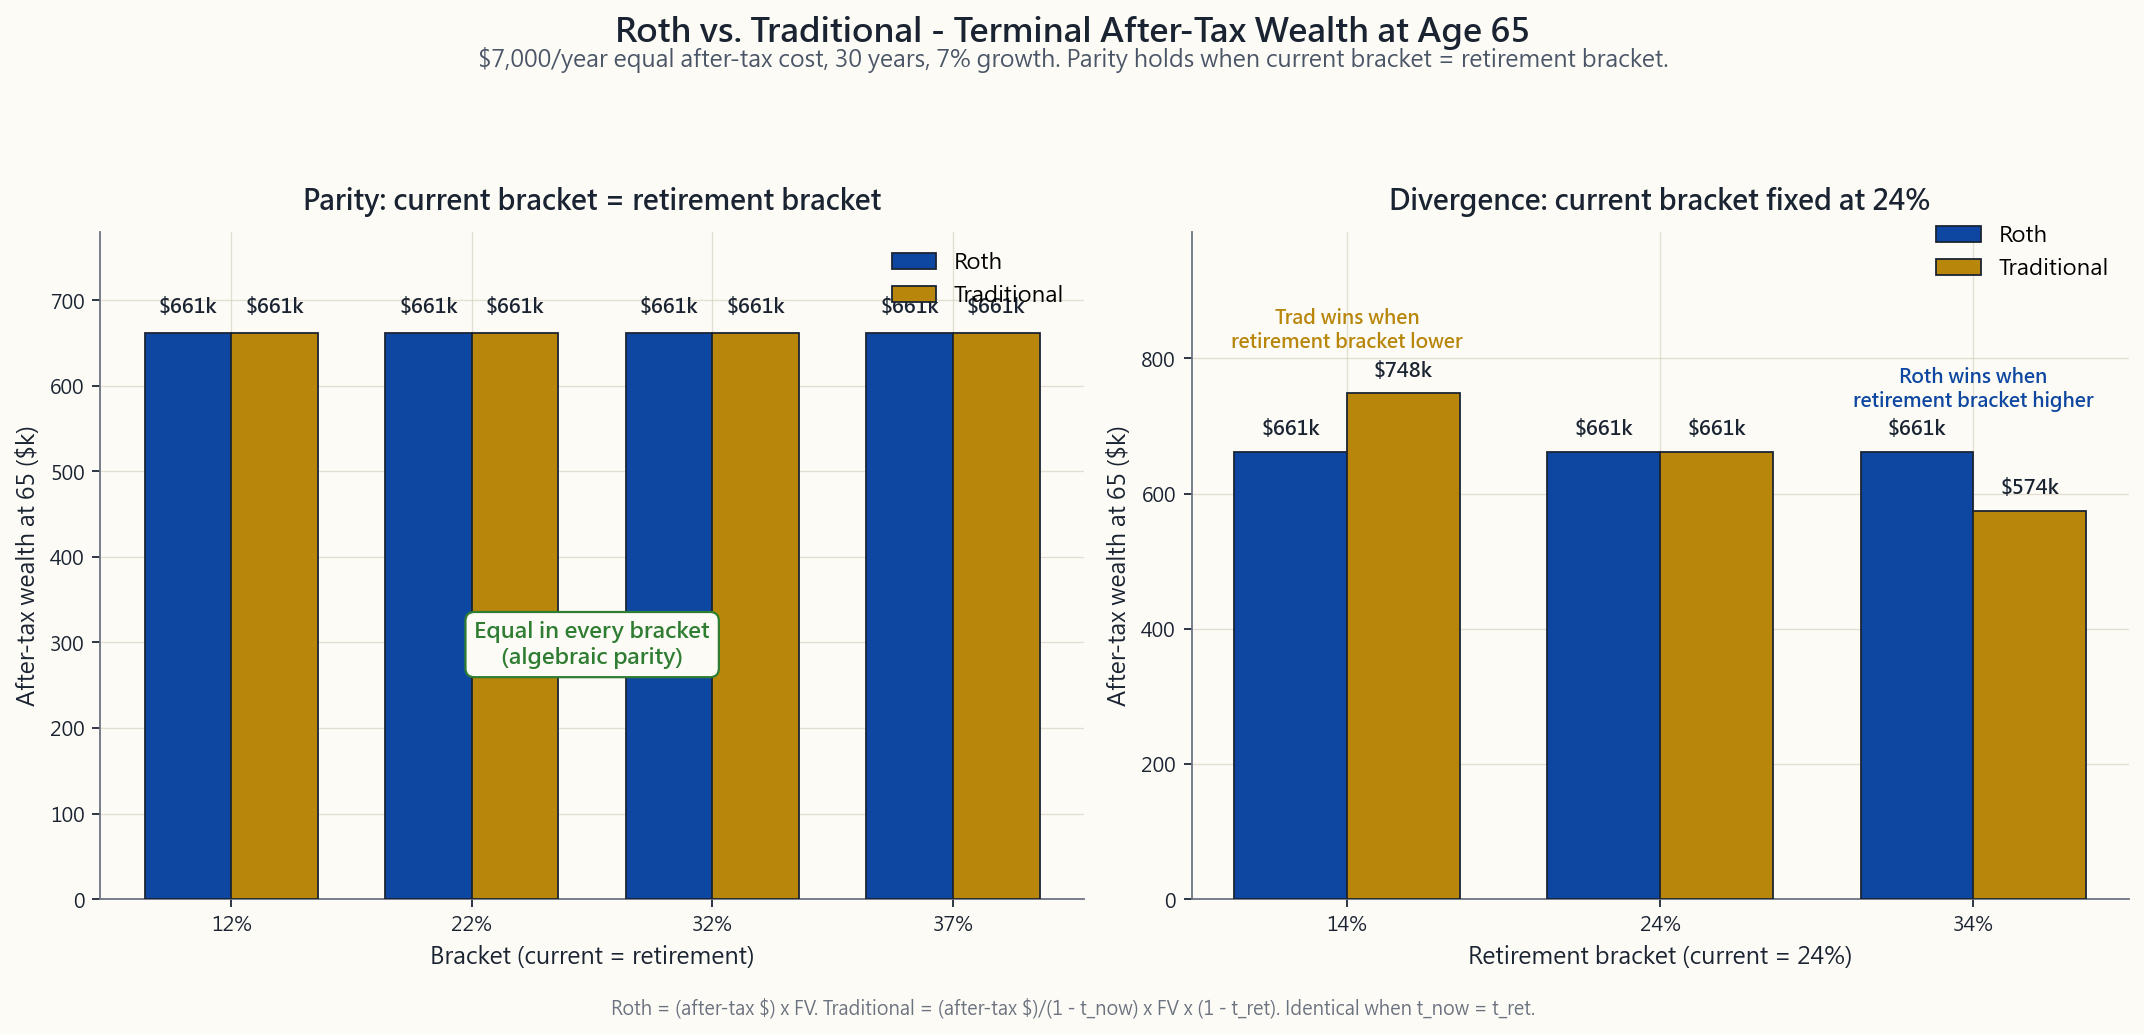

Write Python code to recreate this figure.
"""Side 11, §2.2 — Roth vs. Traditional terminal after-tax wealth.

Two-panel chart.

Left panel: Parity scenarios. For each of four current = retirement
bracket scenarios (12, 22, 32, 37%), compute the after-tax wealth at
age 65 from $7,000/year contributed for 30 years at 7% growth, on an
*equal-after-tax-cost* basis:

  Roth contribution (after tax)         = $7,000
  Trad contribution (pre-tax-equiv)     = $7,000 / (1 - t_now)
  Roth ending after-tax  = $7,000 * FV
  Trad ending after-tax  = $7,000 / (1 - t_now) * FV * (1 - t_ret)

When t_now == t_ret the two are algebraically identical -> equal bars.

Right panel: Divergence scenarios. Fix t_now = 24%; vary t_ret in
{14%, 24%, 34%}. Trad wins when t_ret < t_now, Roth wins when t_ret > t_now.

Run:
    uv run python course/image/side11_roth_vs_trad.py
"""

from __future__ import annotations
import sys
from pathlib import Path
import matplotlib.pyplot as plt
import numpy as np

sys.path.insert(0, str(Path(__file__).resolve().parents[1]))
from scripts.chart_helpers import (
    PALETTE_LIGHT, render_for_all_locales, style_axes, apply_cjk_font,
)

apply_cjk_font()
OUT_DIR = Path(__file__).parent
BASE = "side11_roth_vs_trad"

CONTRIB = 7000.0
YEARS = 30
GROWTH = 0.07
FV_FACTOR = ((1.0 + GROWTH) ** YEARS - 1.0) / GROWTH  # annuity FV factor


def roth_end(t_now):
    # $7,000 after-tax contributed each year, no tax at withdrawal.
    return CONTRIB * FV_FACTOR


def trad_end(t_now, t_ret):
    # Equal after-tax cost: contribute $7,000 / (1 - t_now) pre-tax.
    pretax_contrib = CONTRIB / (1.0 - t_now)
    fv = pretax_contrib * FV_FACTOR
    return fv * (1.0 - t_ret)


PARITY_BRACKETS = [0.12, 0.22, 0.32, 0.37]
DIV_T_NOW = 0.24
DIV_T_RETS = [0.14, 0.24, 0.34]

LANG_STRINGS = {
    "en": {
        "title":    "Roth vs. Traditional - Terminal After-Tax Wealth at Age 65",
        "subtitle": "$7,000/year equal after-tax cost, 30 years, 7% growth. Parity holds when current bracket = retirement bracket.",
        "left_title":  "Parity: current bracket = retirement bracket",
        "right_title": "Divergence: current bracket fixed at 24%",
        "xlabel_left":  "Bracket (current = retirement)",
        "xlabel_right": "Retirement bracket (current = 24%)",
        "ylabel":       "After-tax wealth at 65",
        "label_roth":  "Roth",
        "label_trad":  "Traditional",
        "annot_parity": "Equal in every bracket\n(algebraic parity)",
        "annot_trad_wins": "Trad wins when\nretirement bracket lower",
        "annot_roth_wins": "Roth wins when\nretirement bracket higher",
        "footer": "Roth = (after-tax $) x FV. Traditional = (after-tax $)/(1 - t_now) x FV x (1 - t_ret). Identical when t_now = t_ret.",
    },
    "hk": {
        "title":    "Roth vs 傳統 - 65 歲稅後終值",
        "subtitle": "每年 $7,000 等稅後成本,30 年 7% 增長。當前稅階 = 退休稅階時兩者完全相等。",
        "left_title":  "等同情境:當前稅階 = 退休稅階",
        "right_title": "差異情境:當前稅階固定 24%",
        "xlabel_left":  "稅階(當前 = 退休)",
        "xlabel_right": "退休稅階(當前 = 24%)",
        "ylabel":       "65 歲稅後財富",
        "label_roth":  "Roth",
        "label_trad":  "傳統",
        "annot_parity": "各稅階皆相等\n(代數恆等)",
        "annot_trad_wins": "退休稅階較低時\n傳統勝",
        "annot_roth_wins": "退休稅階較高時\nRoth 勝",
        "footer": "Roth = 稅後元 x FV。傳統 = 稅後元/(1 - t_now) x FV x (1 - t_ret)。當 t_now = t_ret 時相等。",
    },
    "tw": {
        "title":    "Roth vs 傳統 - 65 歲稅後終值",
        "subtitle": "每年 $7,000 等稅後成本,30 年 7% 成長。當前稅階 = 退休稅階時兩者完全相等。",
        "left_title":  "平價情境:當前稅階 = 退休稅階",
        "right_title": "分歧情境:當前稅階固定 24%",
        "xlabel_left":  "稅階(當前 = 退休)",
        "xlabel_right": "退休稅階(當前 = 24%)",
        "ylabel":       "65 歲稅後財富",
        "label_roth":  "Roth",
        "label_trad":  "傳統",
        "annot_parity": "各稅階皆相等\n(代數恆等)",
        "annot_trad_wins": "退休稅階較低時\n傳統勝",
        "annot_roth_wins": "退休稅階較高時\nRoth 勝",
        "footer": "Roth = 稅後元 x FV。傳統 = 稅後元/(1 - t_now) x FV x (1 - t_ret)。當 t_now = t_ret 時相等。",
    },
    "cn": {
        "title":    "Roth vs 传统 - 65 岁税后终值",
        "subtitle": "每年 $7,000 等税后成本,30 年 7% 增长。当前税阶 = 退休税阶时两者完全相等。",
        "left_title":  "平价情境:当前税阶 = 退休税阶",
        "right_title": "分歧情境:当前税阶固定 24%",
        "xlabel_left":  "税阶(当前 = 退休)",
        "xlabel_right": "退休税阶(当前 = 24%)",
        "ylabel":       "65 岁税后财富",
        "label_roth":  "Roth",
        "label_trad":  "传统",
        "annot_parity": "各税阶皆相等\n(代数恒等)",
        "annot_trad_wins": "退休税阶较低时\n传统胜",
        "annot_roth_wins": "退休税阶较高时\nRoth 胜",
        "footer": "Roth = 税后元 x FV。传统 = 税后元/(1 - t_now) x FV x (1 - t_ret)。当 t_now = t_ret 时相等。",
    },
}


def build_fig(s):
    # Escape $ to avoid matplotlib mathtext mode that breaks CJK glyphs.
    s = {k: (v.replace("$", r"\$") if isinstance(v, str) else v)
         for k, v in s.items()}
    p = PALETTE_LIGHT
    fig, (axL, axR) = plt.subplots(1, 2, figsize=(13.5, 6.4), dpi=150,
                                    gridspec_kw={"width_ratios": [1.05, 1.0]})

    # ----- Left panel: parity -----
    n = len(PARITY_BRACKETS)
    x = np.arange(n)
    bw = 0.36
    roth_vals = [roth_end(t) for t in PARITY_BRACKETS]
    trad_vals = [trad_end(t, t) for t in PARITY_BRACKETS]

    axL.bar(x - bw / 2, [v / 1000 for v in roth_vals], bw,
            color=p["blue"], edgecolor=p["fg"], linewidth=0.8,
            label=s["label_roth"], zorder=3)
    axL.bar(x + bw / 2, [v / 1000 for v in trad_vals], bw,
            color=p["accent"], edgecolor=p["fg"], linewidth=0.8,
            label=s["label_trad"], zorder=3)

    # Value labels on top of each bar.
    for xi, v in zip(x - bw / 2, roth_vals):
        axL.text(xi, v / 1000 + 18, f"\\${v/1000:.0f}k", ha="center",
                 va="bottom", fontsize=9, color=p["fg"], weight="bold")
    for xi, v in zip(x + bw / 2, trad_vals):
        axL.text(xi, v / 1000 + 18, f"\\${v/1000:.0f}k", ha="center",
                 va="bottom", fontsize=9, color=p["fg"], weight="bold")

    axL.set_xticks(x)
    axL.set_xticklabels([f"{int(t*100)}%" for t in PARITY_BRACKETS])
    axL.set_xlabel(s["xlabel_left"], fontsize=10.5)
    axL.set_ylabel(s["ylabel"] + " ($k)", fontsize=10.5)
    axL.set_title(s["left_title"], fontsize=12.5, weight="bold", pad=10)
    axL.legend(loc="upper right", frameon=False, fontsize=10)
    style_axes(axL)
    axL.set_ylim(0, max(roth_vals + trad_vals) / 1000 * 1.18)

    # Annotation centred on the chart.
    axL.text(1.5, max(roth_vals) / 1000 * 0.45,
             s["annot_parity"], ha="center", va="center",
             fontsize=10, color=p["green"], weight="bold",
             bbox=dict(boxstyle="round,pad=0.4",
                       facecolor=p["bg"], edgecolor=p["green"], lw=1.0),
             zorder=10)

    # ----- Right panel: divergence -----
    nR = len(DIV_T_RETS)
    xR = np.arange(nR)
    bwR = 0.36
    roth_R = [roth_end(DIV_T_NOW) for _ in DIV_T_RETS]
    trad_R = [trad_end(DIV_T_NOW, t) for t in DIV_T_RETS]

    axR.bar(xR - bwR / 2, [v / 1000 for v in roth_R], bwR,
            color=p["blue"], edgecolor=p["fg"], linewidth=0.8,
            label=s["label_roth"], zorder=3)
    axR.bar(xR + bwR / 2, [v / 1000 for v in trad_R], bwR,
            color=p["accent"], edgecolor=p["fg"], linewidth=0.8,
            label=s["label_trad"], zorder=3)

    for xi, v in zip(xR - bwR / 2, roth_R):
        axR.text(xi, v / 1000 + 18, f"\\${v/1000:.0f}k", ha="center",
                 va="bottom", fontsize=9, color=p["fg"], weight="bold")
    for xi, v in zip(xR + bwR / 2, trad_R):
        axR.text(xi, v / 1000 + 18, f"\\${v/1000:.0f}k", ha="center",
                 va="bottom", fontsize=9, color=p["fg"], weight="bold")

    axR.set_xticks(xR)
    axR.set_xticklabels([f"{int(t*100)}%" for t in DIV_T_RETS])
    axR.set_xlabel(s["xlabel_right"], fontsize=10.5)
    axR.set_ylabel(s["ylabel"] + " ($k)", fontsize=10.5)
    axR.set_title(s["right_title"], fontsize=12.5, weight="bold", pad=10)
    axR.legend(loc="upper right", frameon=False, fontsize=10,
               bbox_to_anchor=(1.0, 1.04))
    style_axes(axR)
    axR.set_ylim(0, max(roth_R + trad_R) / 1000 * 1.32)

    # Highlight winning side per group with text below the higher bar tip.
    ymax = max(roth_R + trad_R) / 1000
    axR.text(0.0, trad_R[0] / 1000 + 60,
             s["annot_trad_wins"], ha="center", va="bottom",
             fontsize=8.8, color=p["accent"], weight="bold")
    axR.text(2.0, roth_R[2] / 1000 + 60,
             s["annot_roth_wins"], ha="center", va="bottom",
             fontsize=8.8, color=p["blue"], weight="bold")

    fig.suptitle(s["title"], fontsize=15, weight="bold", y=0.995,
                 color=p["fg"])
    fig.text(0.5, 0.945, s["subtitle"], ha="center",
             fontsize=10.5, color="#4a5568", style="italic")
    fig.text(0.5, 0.02, s["footer"], ha="center", fontsize=8.4,
             color=p["muted"])
    fig.tight_layout(rect=[0, 0.04, 1, 0.91])
    return fig


if __name__ == "__main__":
    render_for_all_locales(BASE, OUT_DIR, build_fig, LANG_STRINGS)
